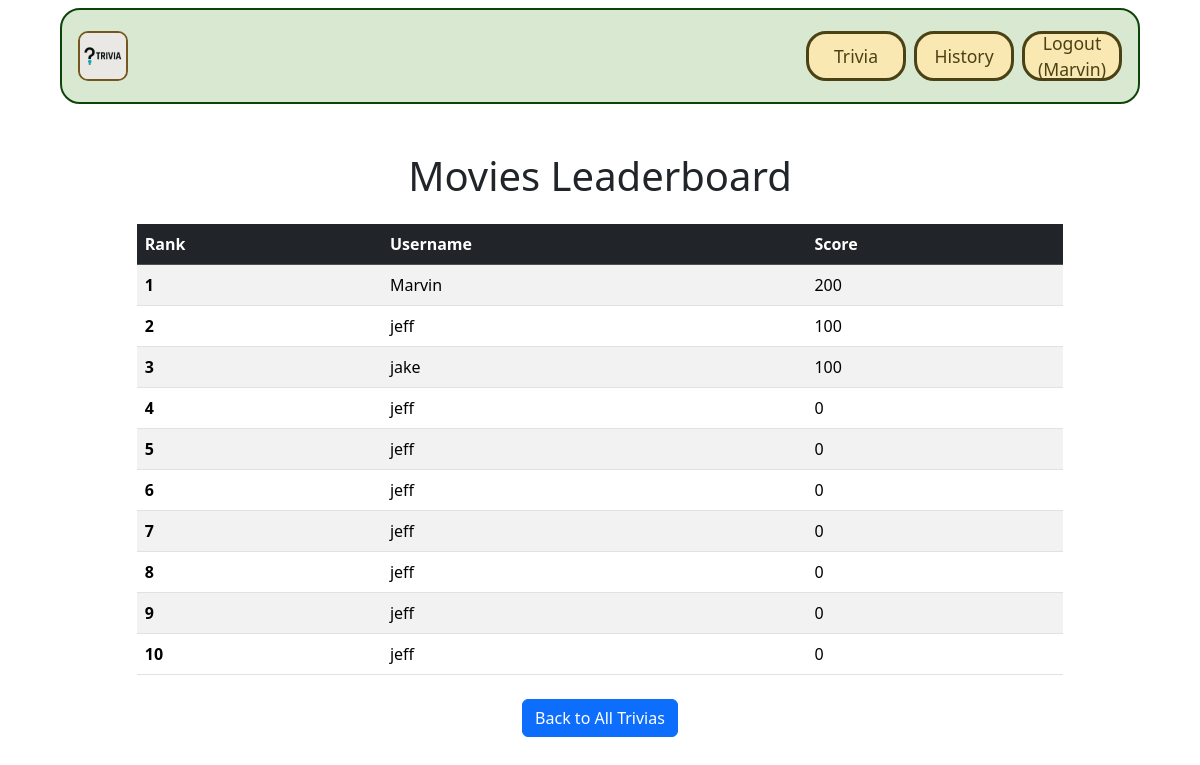
Page /trivias/trivia/2/leaderboard/ (signed in) on the committed database.
### trivias/models.py (models this page shows, shortened)
class Trivia(models.Model):
    id = models.AutoField(primary_key=True)
    name = models.CharField(max_length=255)
    difficulty = models.CharField(max_length=255)
    image = models.ImageField(upload_to='trivia_images/')
    url = models.CharField(max_length=255, blank=True, null=True)

class TriviaScore(models.Model):
    user = models.ForeignKey(User, on_delete=models.CASCADE)
    trivia = models.ForeignKey('Trivia', on_delete=models.CASCADE)
    score = models.IntegerField(default=0)
    last_played = models.DateTimeField(null=True, blank=True)

### trivias/views.py (the view)
# urls.py: path('trivia/<int:trivia_id>/leaderboard/', views.leaderboard, name='leaderboard'),
def leaderboard(request, trivia_id):
    trivia = get_object_or_404(Trivia, id=trivia_id)
    scores = TriviaScore.objects.filter(trivia=trivia).order_by('-score', '-last_played')[:10]
    return render(request, 'trivias/leaderboard.html', {'scores': scores, 'trivia': trivia})

### trivias/templates/trivias/leaderboard.html
{% extends 'base.html' %}
{% block content %}
<div class="container mt-5">
    <h1 class="text-center mb-4">{{ trivia.name }} Leaderboard</h1>
    <table class="table table-striped table-hover">
        <thead class="table-dark">
            <tr>
                <th scope="col">Rank</th>
                <th scope="col">Username</th>
                <th scope="col">Score</th>
            </tr>
        </thead>
        <tbody>
            {% if scores %}
                {% for player in scores %}
                    <tr>
                        <th scope="row">{{ forloop.counter }}</th>
                        <td>{{ player.user.username }}</td>
                        <td>{{ player.score }}</td>
                    </tr>
                {% endfor %}
            {% else %}
                <tr>
                    <td colspan="3" class="text-center">No scores yet. Be the first to play!</td>
                </tr>
            {% endif %}
        </tbody>
    </table>
    <div class="text-center mt-4">
        <a href="{% url 'trivias.index' %}" class="btn btn-primary">Back to All Trivias</a>
    </div>
</div>
{% endblock %}

### GTMovieStore/templates/base.html (shortened to what this page needs)
<!DOCTYPE html>
<html lang="en">
  {% load static %}
  <head>
    <link href="https://cdn.jsdelivr.net/npm/bootstrap@5.3.0/dist/css/bootstrap.min.css" rel="stylesheet">
    <link href="https://cdn.jsdelivr.net/npm/bootstrap@5.3.3/dist/css/bootstrap.min.css" rel="stylesheet">
    <link rel="stylesheet" href="https://cdnjs.cloudflare.com/ajax/libs/font-awesome/6.1.1/css/all.min.css">
    <link rel="stylesheet" type="text/css" href="{% static 'css/style.css' %}">
  </head>
  <body>
    <nav class="p-3 navbar navbar-dark bg-border navbar-expand-lg">
        <a class="navbar-brand" href="{% url 'home.index' %}">
          <img src="{% static 'img/Home_Trivia.png' %}" alt="logo" height="40" />
        </a>
        <div class="collapse navbar-collapse" id="navbarNavAltMarkup">
          <div class="navbar-nav ms-auto navbar-ml">
            <a class="nav-link bg-green" href="{% url 'trivias.index' %}">Trivia</a>
            {% if user.is_authenticated %}
              <a class="nav-link bg-yellow" href="{% url 'history' %}">History</a>
              <a class="nav-link bg-red" href="{% url 'accounts.logout' %}">
                <p class="nav-text">Logout ({{ user.username }})</p>
              </a>
            {% else %}
              <a class="nav-link" href="{% url 'home.about' %}"><p class="nav-text">About</p></a>
              <a class="nav-link" href="{% url 'accounts.login' %}"><p class="nav-text">Login</p></a>
              <a class="nav-link" href="{% url 'accounts.signup' %}"><p class="nav-text">Sign Up</p></a>
            {% endif %}
          </div>
        </div>
    </nav>
    <div class="container">
      {% block content %}
      {% endblock content %}
    </div>
  </body>
</html>

### GTMovieStore/static/css/style.css (style rules this page uses)
body { display: flex; flex-direction: column; align-items: center; min-height: 100vh; padding: 8px 0 0 0; margin: 0; }
.bg-border { border: 2px solid #0b450b; background-color: #d9e8d1; }
.navbar { width: 90%; border-radius: 20px; }
.navbar a.nav-link { text-align: center; width: 100px; font-size: 1.1rem; margin-left: 8px; border-radius: 20px; color: #4a4115 !important; display: flex; justify-content: center; align-items: center; height: 50px; background-color: #fae8b3 !important; border: 3px solid #4a4115; }
.nav-text { margin: 0; }
.navbar-brand img { border: 2px solid #75561f; border-radius: 10px; height: 50px; }
.bg-green { background-color: #0b450b !important; }
.bg-red { background-color: #e81919 !important; }
.bg-yellow { background-color: #f5c200 !important; }
.container { width: 90%; }

### rows in the picture
Trivia: name "Movies"
TriviaScore: user.username "Marvin", score "200"
TriviaScore: user.username "jeff", score "100"
TriviaScore: user.username "jake", score "100"
TriviaScore: user.username "jeff", score "0"
TriviaScore: user.username "jeff", score "0"
TriviaScore: user.username "jeff", score "0"
TriviaScore: user.username "jeff", score "0"
TriviaScore: user.username "jeff", score "0"
TriviaScore: user.username "jeff", score "0"
TriviaScore: user.username "jeff", score "0"

### other values in the picture
{{ user.username }} "Marvin"
